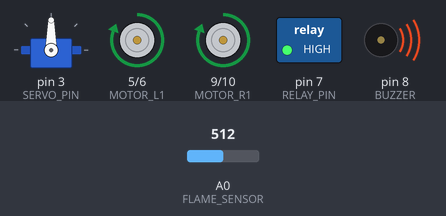
A sketch run on a simulated Arduino Uno, built with avr-gcc and run on an emulated ATmega328P. Parts: servo, motor-driver pin pairs drawn as motors (green arrow = first pin HIGH = forward, orange = second pin HIGH = backward, longer = more drive), switched loads named in the sketch (green lamp = pin HIGH), buzzer (waves = sounding, pin HIGH). Inputs (shaded band) come from the test bench; at power-on: A0 (FLAME_SENSOR) = 512. What the sketch prints to the serial monitor is not drawn.

Above: at 6.2 s.
6.3 s: A0 (FLAME_SENSOR) set to 783
At 7.74 s:
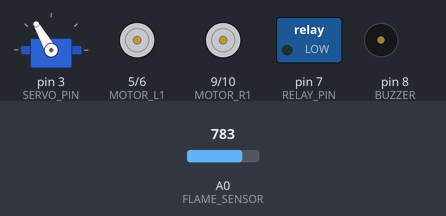
12.8 s: A0 (FLAME_SENSOR) set to 814
At 15.3 s:
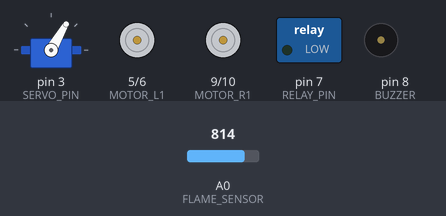
19.3 s: A0 (FLAME_SENSOR) set to 790
At 24.86 s:
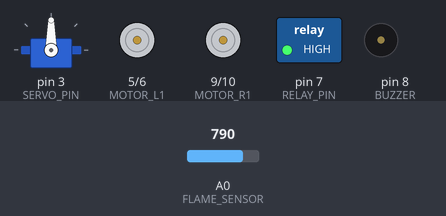
Timing chart, 0 to 31.8 s (numbered marks = the images above; inputs shaded):
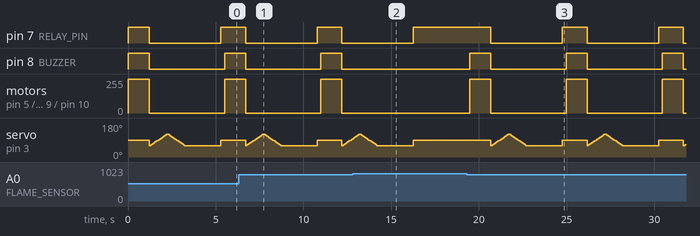

The sketch:

Arduino-Based-Fire-Fighting-Robot.ino
```cpp
#include <Servo.h>

// Single flame sensor
#define FLAME_SENSOR A0

// Motor driver pins
#define MOTOR_L1 5
#define MOTOR_L2 6
#define MOTOR_R1 9
#define MOTOR_R2 10

// Relay for water pump (LOW–trigger relay)
#define RELAY_PIN 7
#define RELAY_ON  LOW     // RED light ON, pump ON
#define RELAY_OFF HIGH    // GREEN light ON, pump OFF

// Servo pin
#define SERVO_PIN 3

// Buzzer pin
#define BUZZER 8

Servo waterServo;

// Flame sensor threshold
#define FIRE_DETECTED_THRESHOLD 800

void setup() {
    Serial.begin(9600);

    // Motor pins
    pinMode(MOTOR_L1, OUTPUT);
    pinMode(MOTOR_L2, OUTPUT);
    pinMode(MOTOR_R1, OUTPUT);
    pinMode(MOTOR_R2, OUTPUT);

    // Relay output
    pinMode(RELAY_PIN, OUTPUT);
    digitalWrite(RELAY_PIN, RELAY_OFF);  // Pump OFF at startup

    // Buzzer
    pinMode(BUZZER, OUTPUT);
    digitalWrite(BUZZER, LOW);

    // Servo
    waterServo.attach(SERVO_PIN);
    waterServo.write(90);

    // Flame sensor
    pinMode(FLAME_SENSOR, INPUT);

    Serial.println("🔥 Fire Fighting Robot Ready...");
}

void loop() {
    int flameValue = analogRead(FLAME_SENSOR);

    Serial.print("Flame Sensor Value: ");
    Serial.println(flameValue);

    if (flameValue < FIRE_DETECTED_THRESHOLD) {
        Serial.println("🔥 Fire Detected!");

        digitalWrite(BUZZER, HIGH);  // Beep
        moveForward();
        delay(1200);                 // Move toward fire
        stopMotors();
        digitalWrite(BUZZER, LOW);   // Stop beep

        extinguishFire();
    }
    else {
        Serial.println("✔ No Fire Detected.");
        stopMotors();
        deactivateWaterPump();
        digitalWrite(BUZZER, LOW);
    }

    delay(200);
}

// Move forward
void moveForward() {
    digitalWrite(MOTOR_L1, HIGH);
    digitalWrite(MOTOR_L2, LOW);
    digitalWrite(MOTOR_R1, HIGH);
    digitalWrite(MOTOR_R2, LOW);
}

// Stop motors
void stopMotors() {
    digitalWrite(MOTOR_L1, LOW);
    digitalWrite(MOTOR_L2, LOW);
    digitalWrite(MOTOR_R1, LOW);
    digitalWrite(MOTOR_R2, LOW);
}

// Extinguish fire
void extinguishFire() {
    Serial.println("🚰 Pump ON! Extinguishing Fire...");
    digitalWrite(RELAY_PIN, RELAY_ON);  // Pump ON (RED LIGHT ON)

    // Sweep servo left-right
    for (int pos = 60; pos <= 120; pos += 5) {
        waterServo.write(pos);
        delay(80);
    }
    for (int pos = 120; pos >= 60; pos -= 5) {
        waterServo.write(pos);
        delay(80);
    }

    delay(2000);

    deactivateWaterPump();
}

// Turn OFF pump
void deactivateWaterPump() {
    digitalWrite(RELAY_PIN, RELAY_OFF);  // Pump OFF (GREEN LIGHT ON)
    waterServo.write(90);
    Serial.println("🟢 Pump OFF.");
}
```

Measured:
- the behaviour switches between 799 and 800 on A0 (FLAME_SENSOR) (found by bisection; images 1 and 2)
- after the input at 12.8 s, pin 7 (RELAY_PIN): goes on until 16.3 s, then stays HIGH; pin 8 (BUZZER): stays LOW (without the input it goes to HIGH after 3.7 s)
- after the input at 19.3 s, pin 7 (RELAY_PIN): alternates HIGH for 1.4 s and LOW for 4.1 s, starting after 1.4 s; pin 8 (BUZZER): alternates HIGH for 1.2 s and LOW for 4.3 s, starting after 0.18 s
